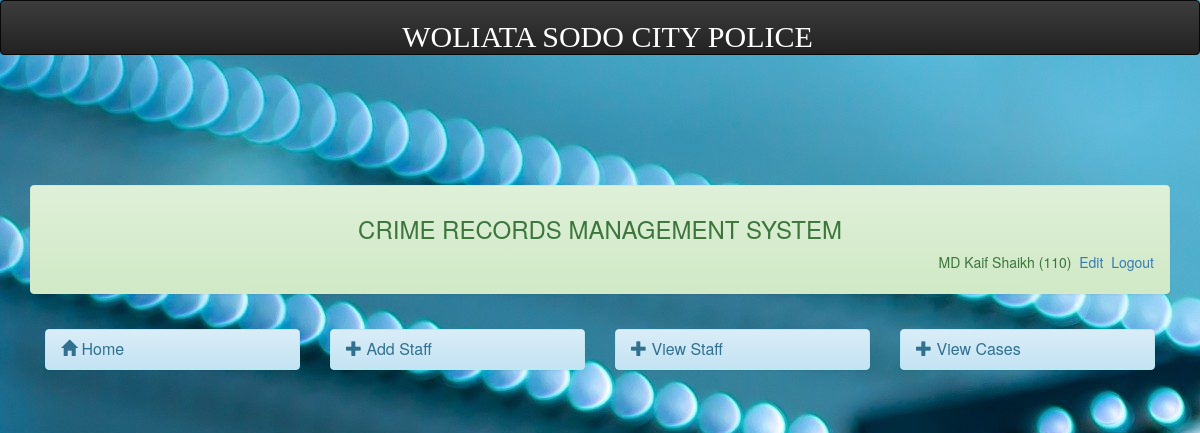
/admin/index.php (signed in), run on the app's committed database.
### tables this page shows
CREATE TABLE `userlogin` (
  `id` int(11) NOT NULL,
  `staffid` varchar(20) NOT NULL,
  `status` varchar(50) NOT NULL,
  `password` varchar(50) NOT NULL,
  `surname` varchar(50) NOT NULL,
  `othernames` varchar(50) NOT NULL
);

### admin/session.php (called while the page is built, shortened)
<?php
$session_id=$_SESSION['staffid'];
?>

### admin/menubar.php (the view)
<div class="col-md-12">
	<div class="panel panel-success">
		<div class="panel-heading" style="padding-bottom: 40px;">
			<center><h3>CRIME RECORDS MANAGEMENT SYSTEM</h3></center>
					<?php
					include('session.php');
					include('dbconnect.php');
					$query= mysqli_query($dbcon,"select * from userlogin where staffid = '$session_id'")or die(mysqli_error());
					$row = mysqli_fetch_array($query);
					?>
                           <span class="pull-right">
                              <?php echo $row['surname']." ". $row['othernames']." (" .$row['staffid'].")";  ?>
                                 <a href="profile.php"><i class="icon-signout icon-large"></i>&nbsp;Edit</a>
                                  <a href="logout.php"><i class="icon-signout icon-large"></i>&nbsp;Logout</a>
                                 </span>
                   </div>
		</div>
		<div class="panel-body">
			<div class="row">
				<div class="col-md-3">
					<div class="panel panel-info">
						<div class="panel-heading">
							<h3 class="panel-title"> <a href="index.php">
								<span class="glyphicon glyphicon-home" aria-hidden="true"></span> Home</a>
						</div>
					</div>
				</div>
				<div class="col-md-3">
					<div class="panel panel-info">
						<div class="panel-heading">
							<h3 class="panel-title"> <a href="addstaff.php">
								<span class="glyphicon glyphicon-plus" aria-hidden="true"></span>
							Add Staff</a>
							</h3>
						</div>
					</div>
				</div>
				<div class="col-md-3">
					<div class="panel panel-info">
						<div class="panel-heading">
							<h3 class="panel-title"> <a href="user.php">
								<span class="glyphicon glyphicon-plus" aria-hidden="true"></span>
							View Staff</a>
							</h3>
						</div>
					</div>
				</div>
				<div class="col-md-3">
					<div class="panel panel-info">
						<div class="panel-heading">
							<h3 class="panel-title"> <a href="caseview.php">
								<span class="glyphicon glyphicon-plus" aria-hidden="true"></span>
							View Cases</a>
							</h3>
						</div>
					</div>
				</div>
			</div>
		</div>
	</div>
</div>

### assets/css/simple-sidebar.css (style rules this page uses)
body { overflow-x: hidden; }

### data on the page
userlogin: surname "MD Kaif", othernames "Shaikh", staffid "110"
